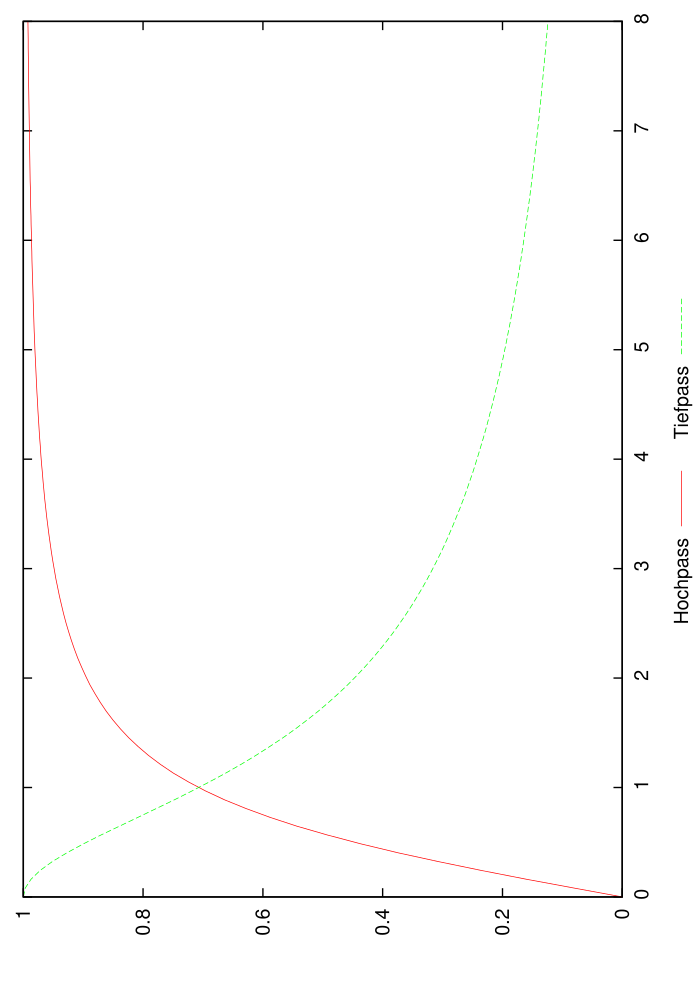

Recreate this plot in gnuplot.
#!/usr/bin/gnuplot -persist
#
#    
#    	G N U P L O T
#    	Version 4.2 patchlevel 4 
#    	last modified Sep 2008
#    	System: Linux 2.6.28-14-generic
#    
#    	Copyright (C) 1986 - 1993, 1998, 2004, 2007, 2008
#    	Thomas Williams, Colin Kelley and many others
#    
#    	Type `help` to access the on-line reference manual.
#    	The gnuplot FAQ is available from http://www.gnuplot.info/faq/
#    
#    	Send bug reports and suggestions to <http://sourceforge.net/projects/gnuplot>
#    
# set terminal x11 0
# set output
unset clip points
set clip one
unset clip two
set bar 1.000000
set border 31 front linetype -1 linewidth 1.000
set xdata
set ydata
set zdata
set x2data
set y2data
set timefmt x "%d/%m/%y,%H:%M"
set timefmt y "%d/%m/%y,%H:%M"
set timefmt z "%d/%m/%y,%H:%M"
set timefmt x2 "%d/%m/%y,%H:%M"
set timefmt y2 "%d/%m/%y,%H:%M"
set timefmt cb "%d/%m/%y,%H:%M"
set boxwidth
set style fill  empty border
set style rectangle back fc lt -3 fillstyle  solid 1.00 border -1
set dummy x,y
set format x "% g"
set format y "% g"
set format x2 "% g"
set format y2 "% g"
set format z "% g"
set format cb "% g"
set angles radians
unset grid
set key title ""
set key bmargin center horizontal Right noreverse enhanced autotitles nobox
set key noinvert samplen 4 spacing 1 width 0 height 0 
unset label
unset arrow
set style increment default
unset style line
unset style arrow
set style histogram clustered gap 2 title  offset character 0, 0, 0
unset logscale
set offsets 0, 0, 0, 0
set pointsize 1
set encoding default
unset polar
unset parametric
unset decimalsign
set view 60, 30, 1, 1
set samples 100, 100
set isosamples 10, 10
set surface
unset contour
set clabel '%8.3g'
set mapping cartesian
set datafile separator whitespace
unset hidden3d
set cntrparam order 4
set cntrparam linear
set cntrparam levels auto 5
set cntrparam points 5
set size ratio 0 1,1
set origin 0,0
set style data points
set style function lines
set xzeroaxis linetype -2 linewidth 1.000
set yzeroaxis linetype -2 linewidth 1.000
set zzeroaxis linetype -2 linewidth 1.000
set x2zeroaxis linetype -2 linewidth 1.000
set y2zeroaxis linetype -2 linewidth 1.000
set ticslevel 0.5
set mxtics default
set mytics default
set mztics default
set mx2tics default
set my2tics default
set mcbtics default
set xtics border in scale 1,0.5 mirror norotate  offset character 0, 0, 0
set xtics autofreq 
set ytics border in scale 1,0.5 mirror norotate  offset character 0, 0, 0
set ytics autofreq 
set ztics border in scale 1,0.5 nomirror norotate  offset character 0, 0, 0
set ztics autofreq 
set nox2tics
set noy2tics
set cbtics border in scale 1,0.5 mirror norotate  offset character 0, 0, 0
set cbtics autofreq 
set title "" 
set title  offset character 0, 0, 0 font "" norotate
set timestamp bottom 
set timestamp "" 
set timestamp  offset character 0, 0, 0 font "" norotate
set rrange [ * : * ] noreverse nowriteback  # (currently [0.00000:10.0000] )
set trange [ * : * ] noreverse nowriteback  # (currently [-5.00000:5.00000] )
set urange [ * : * ] noreverse nowriteback  # (currently [-5.00000:5.00000] )
set vrange [ * : * ] noreverse nowriteback  # (currently [-5.00000:5.00000] )
set xlabel "" 
set xlabel  offset character 0, 0, 0 font "" textcolor lt -1 norotate
set x2label "" 
set x2label  offset character 0, 0, 0 font "" textcolor lt -1 norotate
set xrange [ 0.00000 : 8.00000 ] noreverse nowriteback
set x2range [ * : * ] noreverse nowriteback  # (currently [-10.0000:10.0000] )
set ylabel "" 
set ylabel  offset character 0, 0, 0 font "" textcolor lt -1 rotate by 90
set y2label "" 
set y2label  offset character 0, 0, 0 font "" textcolor lt -1 rotate by 90
set yrange [ * : * ] noreverse nowriteback  # (currently [-10.0000:10.0000] )
set y2range [ * : * ] noreverse nowriteback  # (currently [-10.0000:10.0000] )
set zlabel "" 
set zlabel  offset character 0, 0, 0 font "" textcolor lt -1 norotate
set zrange [ * : * ] noreverse nowriteback  # (currently [-10.0000:10.0000] )
set cblabel "" 
set cblabel  offset character 0, 0, 0 font "" textcolor lt -1 rotate by 90
set cbrange [ * : * ] noreverse nowriteback  # (currently [-10.0000:10.0000] )
set zero 1e-08
set lmargin  -1
set bmargin  -1
set rmargin  -1
set tmargin  -1
set locale "C"
set pm3d explicit at s
set pm3d scansautomatic
set pm3d interpolate 1,1 flush begin noftriangles nohidden3d corners2color mean
set palette positive nops_allcF maxcolors 0 gamma 1.5 color model RGB 
set palette rgbformulae 7, 5, 15
set colorbox default
set colorbox vertical origin screen 0.9, 0.2, 0 size screen 0.05, 0.6, 0 front bdefault
set loadpath 
set fontpath 
set fit noerrorvariables
h(x) = x / sqrt(1+x**2)
t(x) = 1 / sqrt(1 + x**2)
GNUTERM = "wxt"
plot h(x) title "Hochpass", t(x) title "Tiefpass"
#    EOF
